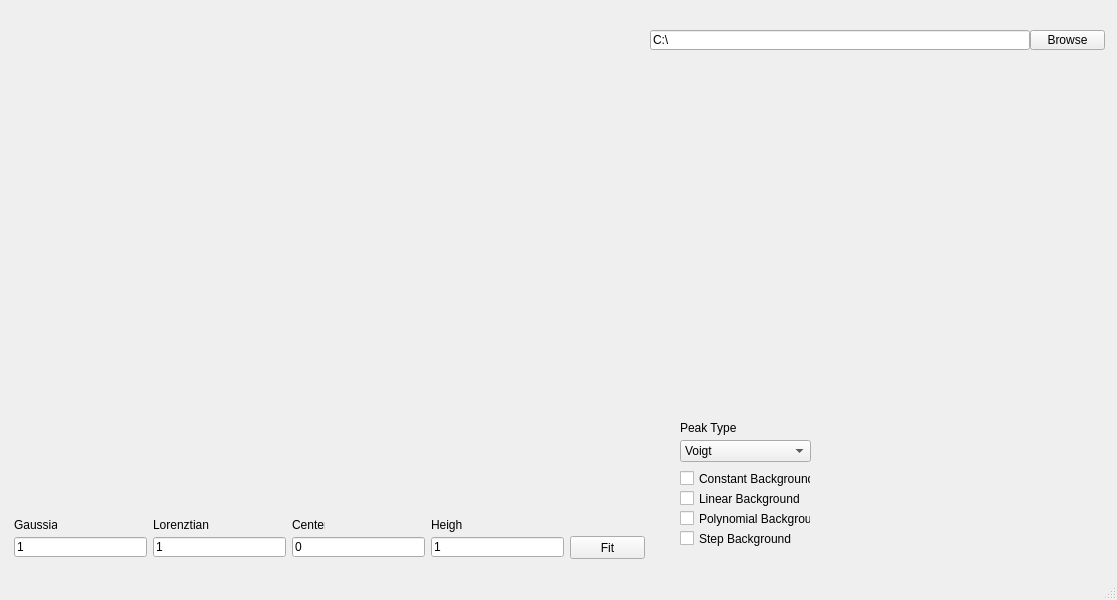
<?xml version="1.0" encoding="UTF-8"?>
<ui version="4.0">
 <class>MainWindow</class>
 <widget class="QMainWindow" name="MainWindow">
  <property name="geometry">
   <rect>
    <x>0</x>
    <y>0</y>
    <width>1117</width>
    <height>600</height>
   </rect>
  </property>
  <property name="windowTitle">
   <string>MainWindow</string>
  </property>
  <widget class="QWidget" name="centralwidget">
   <widget class="QLineEdit" name="lineEdit_gaussian">
    <property name="geometry">
     <rect>
      <x>14</x>
      <y>537</y>
      <width>133</width>
      <height>20</height>
     </rect>
    </property>
    <property name="text">
     <string>1</string>
    </property>
   </widget>
   <widget class="QLineEdit" name="lineEdit_lorentzian">
    <property name="geometry">
     <rect>
      <x>153</x>
      <y>537</y>
      <width>133</width>
      <height>20</height>
     </rect>
    </property>
    <property name="text">
     <string>1</string>
    </property>
   </widget>
   <widget class="QLineEdit" name="lineEdit_center">
    <property name="geometry">
     <rect>
      <x>292</x>
      <y>537</y>
      <width>133</width>
      <height>20</height>
     </rect>
    </property>
    <property name="text">
     <string>0</string>
    </property>
   </widget>
   <widget class="QLineEdit" name="lineEdit_height">
    <property name="geometry">
     <rect>
      <x>431</x>
      <y>537</y>
      <width>133</width>
      <height>20</height>
     </rect>
    </property>
    <property name="text">
     <string>1</string>
    </property>
   </widget>
   <widget class="QLabel" name="label">
    <property name="geometry">
     <rect>
      <x>14</x>
      <y>517</y>
      <width>43</width>
      <height>16</height>
     </rect>
    </property>
    <property name="text">
     <string>Gaussian</string>
    </property>
   </widget>
   <widget class="QLabel" name="label_2">
    <property name="geometry">
     <rect>
      <x>153</x>
      <y>517</y>
      <width>56</width>
      <height>16</height>
     </rect>
    </property>
    <property name="text">
     <string>Lorenztian</string>
    </property>
   </widget>
   <widget class="QLabel" name="label_3">
    <property name="geometry">
     <rect>
      <x>292</x>
      <y>517</y>
      <width>33</width>
      <height>16</height>
     </rect>
    </property>
    <property name="text">
     <string>Center</string>
    </property>
   </widget>
   <widget class="QLabel" name="label_4">
    <property name="geometry">
     <rect>
      <x>431</x>
      <y>517</y>
      <width>31</width>
      <height>16</height>
     </rect>
    </property>
    <property name="text">
     <string>Height</string>
    </property>
   </widget>
   <widget class="QPushButton" name="pushButton_fit">
    <property name="geometry">
     <rect>
      <x>570</x>
      <y>536</y>
      <width>75</width>
      <height>23</height>
     </rect>
    </property>
    <property name="text">
     <string>Fit</string>
    </property>
   </widget>
   <widget class="QWidget" name="canvas" native="true">
    <property name="geometry">
     <rect>
      <x>14</x>
      <y>11</y>
      <width>631</width>
      <height>500</height>
     </rect>
    </property>
    <property name="sizePolicy">
     <sizepolicy hsizetype="Expanding" vsizetype="Minimum">
      <horstretch>0</horstretch>
      <verstretch>0</verstretch>
     </sizepolicy>
    </property>
    <property name="minimumSize">
     <size>
      <width>500</width>
      <height>500</height>
     </size>
    </property>
   </widget>
   <widget class="QLineEdit" name="lineEdit_address">
    <property name="geometry">
     <rect>
      <x>650</x>
      <y>30</y>
      <width>380</width>
      <height>20</height>
     </rect>
    </property>
    <property name="text">
     <string>C:\</string>
    </property>
   </widget>
   <widget class="QPushButton" name="pushButton_browse">
    <property name="geometry">
     <rect>
      <x>1030</x>
      <y>30</y>
      <width>75</width>
      <height>20</height>
     </rect>
    </property>
    <property name="text">
     <string>Browse</string>
    </property>
   </widget>
   <widget class="QCheckBox" name="checkBox_constant_background">
    <property name="geometry">
     <rect>
      <x>680</x>
      <y>470</y>
      <width>131</width>
      <height>17</height>
     </rect>
    </property>
    <property name="text">
     <string>Constant Background</string>
    </property>
   </widget>
   <widget class="QCheckBox" name="checkBox_linear_background">
    <property name="geometry">
     <rect>
      <x>680</x>
      <y>490</y>
      <width>121</width>
      <height>17</height>
     </rect>
    </property>
    <property name="text">
     <string>Linear Background</string>
    </property>
   </widget>
   <widget class="QCheckBox" name="checkBox_step_background">
    <property name="geometry">
     <rect>
      <x>680</x>
      <y>530</y>
      <width>121</width>
      <height>17</height>
     </rect>
    </property>
    <property name="text">
     <string>Step Background</string>
    </property>
   </widget>
   <widget class="QCheckBox" name="checkBox_polynomial_background">
    <property name="geometry">
     <rect>
      <x>680</x>
      <y>510</y>
      <width>131</width>
      <height>17</height>
     </rect>
    </property>
    <property name="text">
     <string>Polynomial Background</string>
    </property>
   </widget>
   <widget class="QComboBox" name="comboBox_peak">
    <property name="geometry">
     <rect>
      <x>680</x>
      <y>440</y>
      <width>131</width>
      <height>22</height>
     </rect>
    </property>
    <item>
     <property name="text">
      <string>Voigt</string>
     </property>
    </item>
    <item>
     <property name="text">
      <string>Gaussian</string>
     </property>
    </item>
    <item>
     <property name="text">
      <string>Lorentzian</string>
     </property>
    </item>
   </widget>
   <widget class="QLabel" name="label_5">
    <property name="geometry">
     <rect>
      <x>680</x>
      <y>420</y>
      <width>71</width>
      <height>16</height>
     </rect>
    </property>
    <property name="text">
     <string>Peak Type</string>
    </property>
   </widget>
  </widget>
  <widget class="QMenuBar" name="menubar">
   <property name="geometry">
    <rect>
     <x>0</x>
     <y>0</y>
     <width>1117</width>
     <height>21</height>
    </rect>
   </property>
  </widget>
  <widget class="QStatusBar" name="statusbar"/>
 </widget>
 <resources/>
 <connections/>
</ui>
